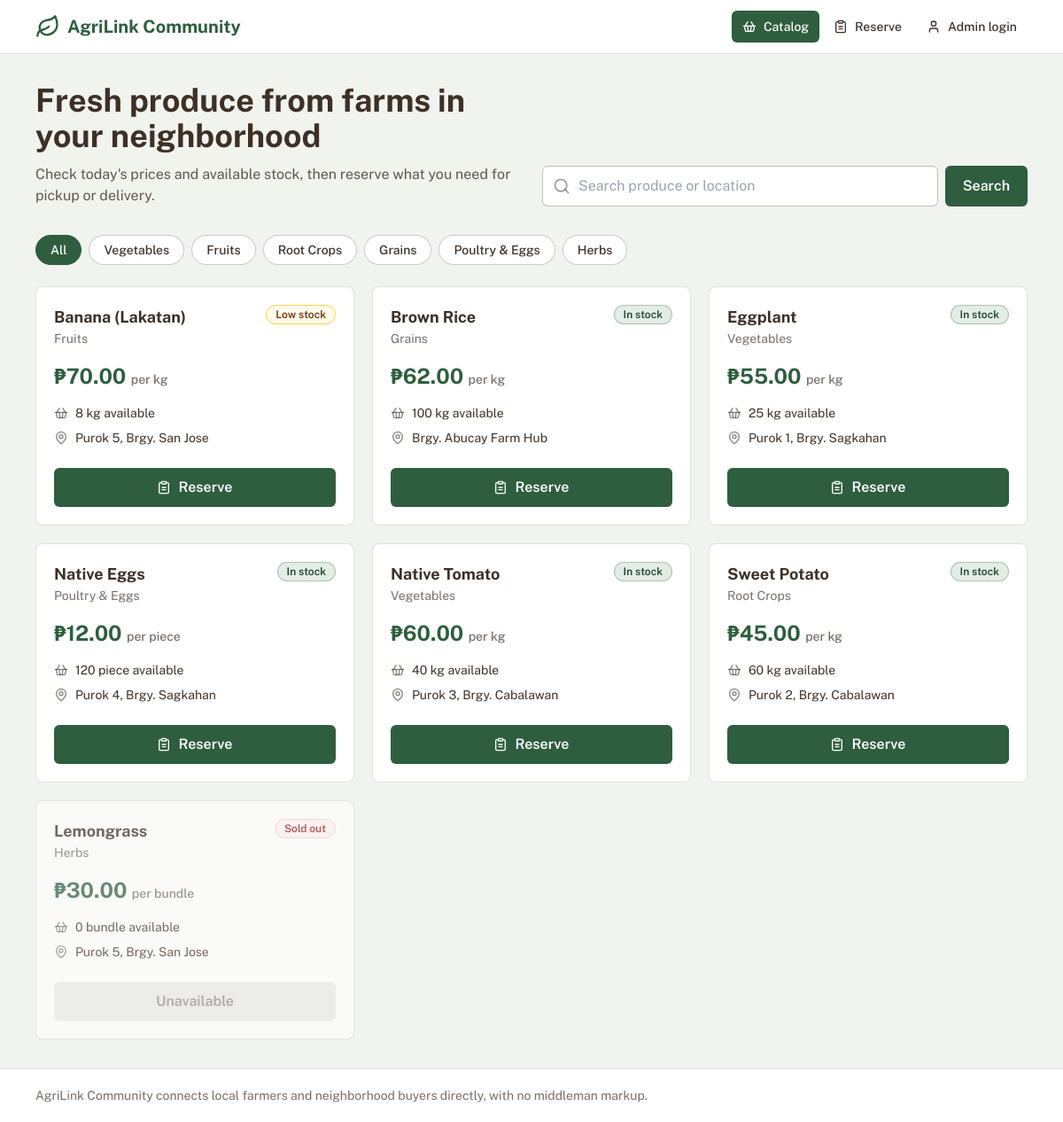
The page / on the database its author committed.
### tables this page shows
CREATE TABLE products (
  id INT AUTO_INCREMENT PRIMARY KEY,
  name VARCHAR(80) NOT NULL,
  category VARCHAR(30) NOT NULL,
  price DECIMAL(8,2) NOT NULL,
  unit VARCHAR(20) NOT NULL,
  quantity INT NOT NULL DEFAULT 0,
  location VARCHAR(120) NOT NULL,
  created_at TIMESTAMP DEFAULT CURRENT_TIMESTAMP
);

### index.php (the view, shortened to what this page needs)
<?php
require __DIR__ . '/includes/db.php';
$q = trim($_GET['q'] ?? '');
$cat = $_GET['cat'] ?? '';
$sql = "SELECT * FROM products WHERE 1=1";
$args = [];
$sql .= " ORDER BY quantity = 0, name";
$st = $pdo->prepare($sql);
$st->execute($args);
$items = $st->fetchAll();
require __DIR__ . '/includes/header.php';
?>
<section class="mb-8 grid gap-6 lg:grid-cols-2 lg:items-end">
  <div>
    <h1 class="text-3xl font-bold leading-tight sm:text-4xl">Fresh produce from farms in your neighborhood</h1>
    <p class="mt-3 max-w-xl text-soil/80">Check today's prices and available stock, then reserve what you need for pickup or delivery.</p>
  </div>
  <form method="get" class="flex gap-2" role="search">
    <div class="relative flex-1">
      <span class="pointer-events-none absolute left-3 top-1/2 -translate-y-1/2 text-soil/50"><?= icon('search', 'h-5 w-5') ?></span>
      <input type="search" name="q" value="<?= e($q) ?>" placeholder="Search produce or location" aria-label="Search produce or location" class="<?= INPUT ?> pl-10">
    </div>
    <button class="rounded-md bg-leaf px-5 py-2.5 font-semibold text-white hover:bg-leaf-dark focus:outline-none focus:ring-2 focus:ring-leaf/40">Search</button>
  </form>
</section>
<nav class="mb-6 flex flex-wrap gap-2" aria-label="Categories">
  <?php foreach (array_merge([''], CATEGORIES) as $c):
    $on = $c === $cat;
    $href = 'index.php?' . http_build_query(array_filter(['cat' => $c, 'q' => $q])); ?>
    <a href="<?= e($href) ?>" class="rounded-full border px-4 py-1.5 text-sm font-medium <?= $on ? 'border-leaf bg-leaf text-white' : 'border-soil/25 bg-white hover:bg-leaf-soft' ?>"><?= $c === '' ? 'All' : e($c) ?></a>
  <?php endforeach; ?>
</nav>
<?php if (!$items): ?>
  <div class="rounded-lg border border-dashed border-soil/30 bg-white p-10 text-center">
    <p class="font-semibold">No produce matches your search.</p>
    <p class="mt-1 text-sm text-soil/70">Try a different name or <a href="index.php" class="font-medium text-leaf underline">clear the filters</a>.</p>
  </div>
<?php else: ?>
<div class="grid gap-5 sm:grid-cols-2 lg:grid-cols-3">
  <?php foreach ($items as $i):
    $qty = (int)$i['quantity'];
    if ($qty === 0) { $badge = 'bg-red-50 text-red-800 border-red-200'; $label = 'Sold out'; }
    elseif ($qty <= 10) { $badge = 'bg-amber-50 text-amber-900 border-amber-300'; $label = 'Low stock'; }
    else { $badge = 'bg-leaf-soft text-leaf-dark border-leaf/30'; $label = 'In stock'; } ?>
  <article class="flex flex-col rounded-lg border border-soil/15 bg-white p-5 <?= $qty === 0 ? 'opacity-70' : '' ?>">
    <div class="flex items-start justify-between gap-3">
      <div>
        <h2 class="text-lg font-bold"><?= e($i['name']) ?></h2>
        <p class="text-sm text-soil/70"><?= e($i['category']) ?></p>
      </div>
      <span class="rounded-full border px-2.5 py-0.5 text-xs font-semibold <?= $badge ?>"><?= $label ?></span>
    </div>
    <p class="mt-4 text-2xl font-bold text-leaf"><?= peso($i['price']) ?> <span class="text-sm font-medium text-soil/70">per <?= e($i['unit']) ?></span></p>
    <dl class="mt-4 space-y-2 text-sm">
      <div class="flex items-center gap-2"><dt class="sr-only">Available</dt><?= icon('basket', 'h-4 w-4 text-soil/60') ?><dd><?= $qty ?> <?= e($i['unit']) ?> available</dd></div>
      <div class="flex items-center gap-2"><dt class="sr-only">Pickup location</dt><?= icon('pin', 'h-4 w-4 text-soil/60') ?><dd><?= e($i['location']) ?></dd></div>
    </dl>
    <div class="mt-5 pt-1">
      <?php if ($qty > 0): ?>
        <a href="reserve.php?product=<?= (int)$i['id'] ?>" class="flex w-full items-center justify-center gap-2 rounded-md bg-leaf px-4 py-2.5 font-semibold text-white hover:bg-leaf-dark focus:outline-none focus:ring-2 focus:ring-leaf/40"><?= icon('list', 'h-4 w-4') ?> Reserve</a>
      <?php else: ?>
        <span class="flex w-full cursor-not-allowed items-center justify-center rounded-md bg-soil/10 px-4 py-2.5 font-semibold text-soil/50">Unavailable</span>
      <?php endif; ?>
    </div>
  </article>
  <?php endforeach; ?>
</div>
<?php endif; ?>
<?php require __DIR__ . '/includes/footer.php'; ?>

### header.php (shortened to what this page needs)
<?php
$page = basename($_SERVER['PHP_SELF']);
function nav_link(string $href, string $label, string $ic, string $page): string {
    $on = $page === $href ? 'bg-leaf text-white' : 'text-soil hover:bg-leaf-soft';
    return '<a href="' . $href . '" class="flex items-center gap-2 rounded-md px-3 py-2 text-sm font-medium ' . $on . '">' . icon($ic, 'h-4 w-4') . $label . '</a>';
}
?>
<!DOCTYPE html>
<html lang="en">
<head>
<script src="https://cdn.tailwindcss.com"></script>
</head>
<body class="min-h-screen bg-paper font-sans text-soil antialiased">
<header class="border-b border-soil/15 bg-white">
  <div class="mx-auto flex max-w-6xl flex-col gap-3 px-4 py-3 sm:flex-row sm:items-center sm:justify-between">
    <a href="index.php" class="flex items-center gap-2 text-xl font-bold text-leaf">
      <?= icon('leaf', 'h-7 w-7') ?> AgriLink Community
    </a>
    <nav class="flex flex-wrap gap-1">
      <?= nav_link('index.php', 'Catalog', 'basket', $page) ?>
      <?= nav_link('reserve.php', 'Reserve', 'list', $page) ?>
      <?php if (is_admin()): ?>
        <?= nav_link('admin.php', 'Admin panel', 'store', $page) ?>
        <form method="post" action="logout.php"><button class="flex items-center gap-2 rounded-md px-3 py-2 text-sm font-medium text-soil hover:bg-leaf-soft focus:outline-none focus:ring-2 focus:ring-leaf/40"><?= icon('logout', 'h-4 w-4') ?> Log out</button></form>
      <?php else: ?>
        <?= nav_link('login.php', 'Admin login', 'user', $page) ?>
      <?php endif; ?>
    </nav>
  </div>
</header>
<main class="mx-auto max-w-6xl px-4 py-8">

### db.php (shortened to what this page needs)
<?php
function is_admin(): bool { return !empty($_SESSION['admin']); }
function e($v): string { return htmlspecialchars((string)$v, ENT_QUOTES, 'UTF-8'); }
function peso($v): string { return '₱' . number_format((float)$v, 2); }
function icon(string $name, string $cls = 'h-5 w-5'): string {
    return '<svg xmlns="http://www.w3.org/2000/svg" class="' . $cls . ' shrink-0" viewBox="0 0 24 24" fill="none" stroke="currentColor" stroke-width="2" stroke-linecap="round" stroke-linejoin="round" aria-hidden="true">' . ($p[$name] ?? '') . '</svg>';
}

### footer.php
</main>
<footer class="border-t border-soil/15 bg-white">
  <p class="mx-auto max-w-6xl px-4 py-5 text-sm text-soil/70">AgriLink Community connects local farmers and neighborhood buyers directly, with no middleman markup.</p>
</footer>
</body>
</html>

### rows shown on the page
products: name "Banana (Lakatan)", category "Fruits", quantity "Low stock", price "₱70.00", unit "kg", quantity "8", location "Purok 5, Brgy. San Jose"
products: name "Brown Rice", category "Grains", quantity "In stock", price "₱62.00", unit "kg", quantity "100", location "Brgy. Abucay Farm Hub"
products: name "Eggplant", category "Vegetables", quantity "In stock", price "₱55.00", unit "kg", quantity "25", location "Purok 1, Brgy. Sagkahan"
products: name "Native Eggs", category "Poultry & Eggs", quantity "In stock", price "₱12.00", unit "piece", quantity "120", location "Purok 4, Brgy. Sagkahan"
products: name "Native Tomato", category "Vegetables", quantity "In stock", price "₱60.00", unit "kg", quantity "40", location "Purok 3, Brgy. Cabalawan"
products: name "Sweet Potato", category "Root Crops", quantity "In stock", price "₱45.00", unit "kg", quantity "60", location "Purok 2, Brgy. Cabalawan"
products: name "Lemongrass", category "Herbs", quantity "Sold out", price "₱30.00", unit "bundle", quantity "0", location "Purok 5, Brgy. San Jose", shows "Unavailable"

### other values the page prints
$label "Catalog Reserve Admin login"
$c "Vegetables"
$c "Fruits"
$c "Root Crops"
$c "Grains"
$c "Poultry & Eggs"
$c "Herbs"
